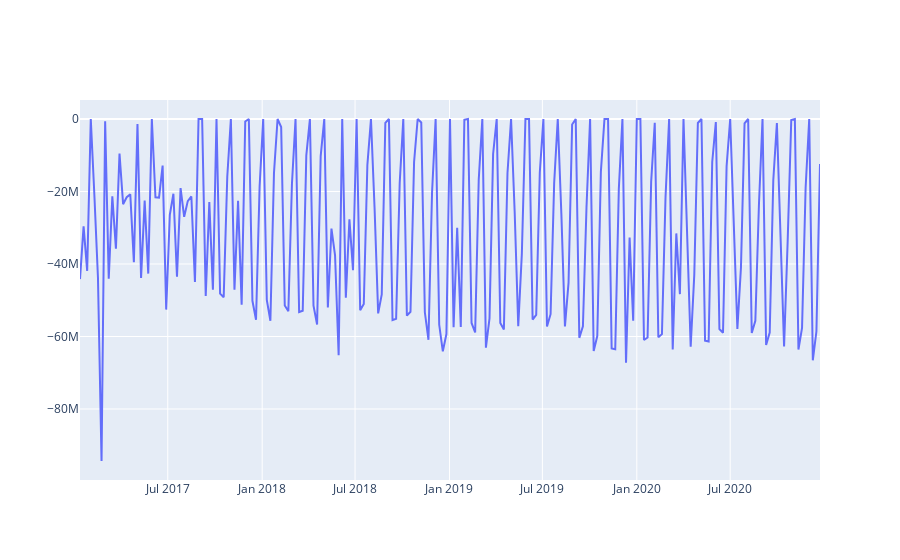

Notebook code cell kept with this figure:
### Code cell
train_align = AlignData(5)
plotly_df(train_align)

### Figure 1 — Plotly figure (JSON) as saved in the notebook; plotly's stock layout.template omitted (floating-point values rounded to 4 significant figures; data arrays with more than 128 entries replaced by an {"elided": "..."} marker saying what was removed)
{"data": [{"mode": "lines", "name": "Сумма в RUB", "type": "scatter", "x": {"elided": "207 str values"}, "y": {"elided": "207 float values"}}], "layout": {"title": {"text": ""}}}
